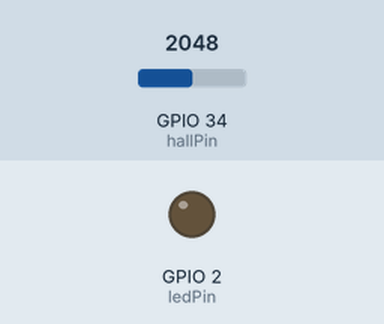
A sketch run on a simulated ESP32. Parts: output pins drawn as LEDs (lit = HIGH). Inputs (shaded band) come from the test bench; at power-on: GPIO 34 (hallPin) = 2048. What the sketch prints to the serial monitor is not drawn.

Above: at 1.2 s.
1.3 s: GPIO 34 (hallPin) set to 2962
2.8 s: GPIO 34 (hallPin) set to 3033
At 3.5 s:
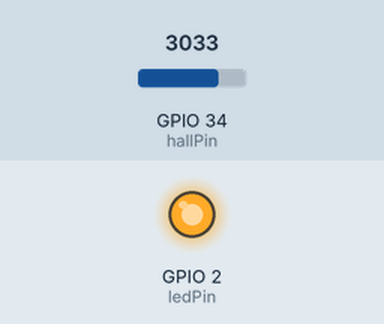
4.3 s: GPIO 34 (hallPin) set to 2960
At 5.6 s:
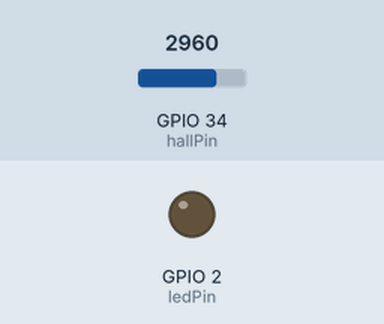
5.9 s: GPIO 34 (hallPin) set to 3040
At 7.4 s:
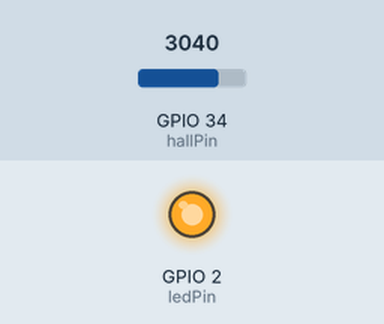
Timing chart, 0 to 8.4 s (numbered marks = the images above; inputs shaded):
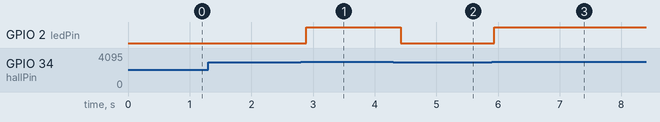

Measured:
- the behaviour switches between 3000 and 3001 on GPIO 34 (hallPin) (found by bisection; images 0 and 1)
- after the input at 1.3 s, every drawn part: stays the same
- after the input at 2.8 s, GPIO 2 (ledPin): LOW → HIGH after 0.09 s
- after the input at 4.3 s, GPIO 2 (ledPin): HIGH → LOW after 0.12 s
- after the input at 5.9 s, GPIO 2 (ledPin): LOW → HIGH at once

The sketch:

speedSensor.ino
```cpp
#include <Arduino.h>

// Pin configuration
const int hallPin = 34;       // analogRead pin for Hall sensor
const int threshold = 3000;   // Trigger threshold for magnet detection
const int ledPin = 2;         // Built-in LED on ESP32 (typically GPIO2)

// Wheel parameters
const float wheelDiameter = 0.6; // Diameter of the wheel in meters

// State variables
int rotationCount = 0;
bool magnetDetected = false;
unsigned long lastCalculationTime = 0;

void printStartupInfo() {
  Serial.println("🚀 System initialized. Waiting for impulses from Hall sensor 49E...");
  Serial.print("📊 Threshold set to: ");
  Serial.println(threshold);
  Serial.print("🔁 Wheel diameter: ");
  Serial.print(wheelDiameter);
  Serial.println(" meters");
  Serial.println("----------------------------------------");
}

void printCurrentValue(int value) {
  Serial.print("Current value: ");
  Serial.print(value);
  Serial.print(" | Threshold: ");
  Serial.print(threshold);
}

void printSpeed(float speed) {
  Serial.println("----------------------------------------");
  Serial.print("📈 Rotations per second: ");
  Serial.print(rotationCount);
  Serial.print(" | 🚗 Speed: ");
  Serial.print(speed, 2);
  Serial.println(" km/h");
  Serial.println("----------------------------------------");
}

void setup() {
  Serial.begin(115200);
  pinMode(ledPin, OUTPUT);
  printStartupInfo();
}

void loop() {
  int sensorValue = analogRead(hallPin);
  unsigned long currentTime = millis();

  printCurrentValue(sensorValue);

  if (sensorValue > threshold) {
    Serial.println(" 🔍 > Threshold");

    digitalWrite(ledPin, HIGH); // Turn on LED when magnet is detected

    if (!magnetDetected) {
      rotationCount++;
      magnetDetected = true;
      Serial.println("✅ Magnet detected! LED is ON.");
    }
  } else {
    Serial.println(" < Threshold");

    digitalWrite(ledPin, LOW); // Turn off LED if magnet is not detected
    magnetDetected = false;
  }

  // Calculate speed every second
  if (currentTime - lastCalculationTime >= 1000) {
    float wheelCircumference = 3.14 * wheelDiameter;
    float speed = (rotationCount * wheelCircumference * 3600.0) / 1000.0; // km/h

    printSpeed(speed);

    rotationCount = 0;
    lastCalculationTime = currentTime;
  }

  delay(150); // Delay to reduce log output frequency
}


// const int hallPin = 34; // analogRead пин
// const int threshold = 3000; // Порог для фиксации магнитного поля
// float wheelDiameter = 0.6; // Диаметр колеса в метрах
// int count = 0;
// bool magnetDetected = false;
// unsigned long lastCalcTime = 0;

// void setup() {
//   Serial.begin(115200);
// }

// void loop() {
//   int value = analogRead(hallPin);
//   unsigned long currentTime = millis();

//   if (value > threshold && !magnetDetected) {
//     count++;
//     magnetDetected = true;
//     Serial.println("Магнит прошёл");
//   }

//   if (value < threshold) {
//     magnetDetected = false;
//   }

//   // Каждую секунду считаем скорость
//   if (currentTime - lastCalcTime >= 1000) {
//     float wheelCircumference = 3.14 * wheelDiameter;
//     float speed = (count * wheelCircumference * 3600) / 1000.0; // км/ч

//     Serial.print("Оборотов за сек: ");
//     Serial.print(count);
//     Serial.print("  Скорость: ");
//     Serial.print(speed);
//     Serial.println(" км/ч");

//     count = 0;
//     lastCalcTime = currentTime;
//   }
// }


// const int hallPin = 34; // Analog pin
// const int ledPin = 2;   // Встроенный светодиод

// void setup() {
//   Serial.begin(115200);
//   pinMode(ledPin, OUTPUT);
// }

// void loop() {
//   int value = analogRead(hallPin);
//   Serial.print("Аналоговое значение: ");
//   Serial.println(value);

//   if (value > 3000) {
//     digitalWrite(ledPin, HIGH);
//     Serial.println("Магнит обнаружен! Светодиод включен.");
//   } else {
//     digitalWrite(ledPin, LOW);
//     Serial.println("Магнита нет. Светодиод выключен.");
//   }

// //  delay(200);
// }
```
